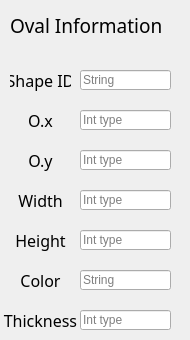
       <widget class="QWidget" name="tab_Oval">
        <attribute name="title">
         <string>Oval</string>
        </attribute>
        <widget class="QLineEdit" name="lineEdit_ThicknessOval">
         <property name="geometry">
          <rect>
           <x>80</x>
           <y>310</y>
           <width>91</width>
           <height>20</height>
          </rect>
         </property>
         <property name="placeholderText">
          <string>Int type</string>
         </property>
        </widget>
        <widget class="QLineEdit" name="lineEdit_IdOval">
         <property name="geometry">
          <rect>
           <x>80</x>
           <y>70</y>
           <width>91</width>
           <height>20</height>
          </rect>
         </property>
         <property name="placeholderText">
          <string>String</string>
         </property>
         <property name="cursorMoveStyle">
          <enum>Qt::LogicalMoveStyle</enum>
         </property>
        </widget>
        <widget class="QLabel" name="label_29">
         <property name="geometry">
          <rect>
           <x>10</x>
           <y>10</y>
           <width>171</width>
           <height>31</height>
          </rect>
         </property>
         <property name="font">
          <font>
           <family>Harrington</family>
           <pointsize>14</pointsize>
          </font>
         </property>
         <property name="text">
          <string>Oval Information</string>
         </property>
         <property name="alignment">
          <set>Qt::AlignLeading|Qt::AlignLeft|Qt::AlignVCenter</set>
         </property>
        </widget>
        <widget class="QLabel" name="label_26">
         <property name="geometry">
          <rect>
           <x>10</x>
           <y>70</y>
           <width>61</width>
           <height>21</height>
          </rect>
         </property>
         <property name="font">
          <font>
           <family>Harrington</family>
           <pointsize>12</pointsize>
          </font>
         </property>
         <property name="text">
          <string>Shape ID</string>
         </property>
         <property name="alignment">
          <set>Qt::AlignCenter</set>
         </property>
        </widget>
        <widget class="QLabel" name="label_24">
         <property name="geometry">
          <rect>
           <x>10</x>
           <y>270</y>
           <width>61</width>
           <height>21</height>
          </rect>
         </property>
         <property name="font">
          <font>
           <family>Harrington</family>
           <pointsize>12</pointsize>
          </font>
         </property>
         <property name="text">
          <string>Color</string>
         </property>
         <property name="alignment">
          <set>Qt::AlignCenter</set>
         </property>
        </widget>
        <widget class="QLabel" name="label_27">
         <property name="geometry">
          <rect>
           <x>10</x>
           <y>150</y>
           <width>61</width>
           <height>21</height>
          </rect>
         </property>
         <property name="font">
          <font>
           <family>Harrington</family>
           <pointsize>12</pointsize>
          </font>
         </property>
         <property name="text">
          <string>O.y</string>
         </property>
         <property name="alignment">
          <set>Qt::AlignCenter</set>
         </property>
        </widget>
        <widget class="QLabel" name="label_23">
         <property name="geometry">
          <rect>
           <x>10</x>
           <y>190</y>
           <width>61</width>
           <height>21</height>
          </rect>
         </property>
         <property name="font">
          <font>
           <family>Harrington</family>
           <pointsize>12</pointsize>
          </font>
         </property>
         <property name="text">
          <string>Width</string>
         </property>
         <property name="alignment">
          <set>Qt::AlignCenter</set>
         </property>
        </widget>
        <widget class="QLabel" name="label_28">
         <property name="geometry">
          <rect>
           <x>0</x>
           <y>310</y>
           <width>81</width>
           <height>21</height>
          </rect>
         </property>
         <property name="font">
          <font>
           <family>Harrington</family>
           <pointsize>12</pointsize>
          </font>
         </property>
         <property name="text">
          <string>Thickness</string>
         </property>
         <property name="alignment">
          <set>Qt::AlignCenter</set>
         </property>
        </widget>
        <widget class="QLineEdit" name="lineEdit_ColorOval">
         <property name="geometry">
          <rect>
           <x>80</x>
           <y>270</y>
           <width>91</width>
           <height>20</height>
          </rect>
         </property>
         <property name="toolTip">
          <string>red,black,green,blue,yellow,magenta</string>
         </property>
         <property name="placeholderText">
          <string>String</string>
         </property>
        </widget>
        <widget class="QLabel" name="label_25">
         <property name="geometry">
          <rect>
           <x>10</x>
           <y>110</y>
           <width>61</width>
           <height>21</height>
          </rect>
         </property>
         <property name="font">
          <font>
           <family>Harrington</family>
           <pointsize>12</pointsize>
          </font>
         </property>
         <property name="text">
          <string>O.x</string>
         </property>
         <property name="alignment">
          <set>Qt::AlignCenter</set>
         </property>
        </widget>
        <widget class="QLineEdit" name="lineEdit_OyOval">
         <property name="geometry">
          <rect>
           <x>80</x>
           <y>150</y>
           <width>91</width>
           <height>20</height>
          </rect>
         </property>
         <property name="placeholderText">
          <string>Int type</string>
         </property>
        </widget>
        <widget class="QLineEdit" name="lineEdit_OxOval">
         <property name="geometry">
          <rect>
           <x>80</x>
           <y>110</y>
           <width>91</width>
           <height>20</height>
          </rect>
         </property>
         <property name="placeholderText">
          <string>Int type</string>
         </property>
         <property name="cursorMoveStyle">
          <enum>Qt::LogicalMoveStyle</enum>
         </property>
        </widget>
        <widget class="QLineEdit" name="lineEdit_WidthOval">
         <property name="geometry">
          <rect>
           <x>80</x>
           <y>190</y>
           <width>91</width>
           <height>20</height>
          </rect>
         </property>
         <property name="placeholderText">
          <string>Int type</string>
         </property>
        </widget>
        <widget class="QLabel" name="label_30">
         <property name="geometry">
          <rect>
           <x>10</x>
           <y>230</y>
           <width>61</width>
           <height>21</height>
          </rect>
         </property>
         <property name="font">
          <font>
           <family>Harrington</family>
           <pointsize>12</pointsize>
          </font>
         </property>
         <property name="text">
          <string>Height</string>
         </property>
         <property name="alignment">
          <set>Qt::AlignCenter</set>
         </property>
        </widget>
        <widget class="QLineEdit" name="lineEdit_HeightOval">
         <property name="geometry">
          <rect>
           <x>80</x>
           <y>230</y>
           <width>91</width>
           <height>20</height>
          </rect>
         </property>
         <property name="placeholderText">
          <string>Int type</string>
         </property>
        </widget>
       </widget>
